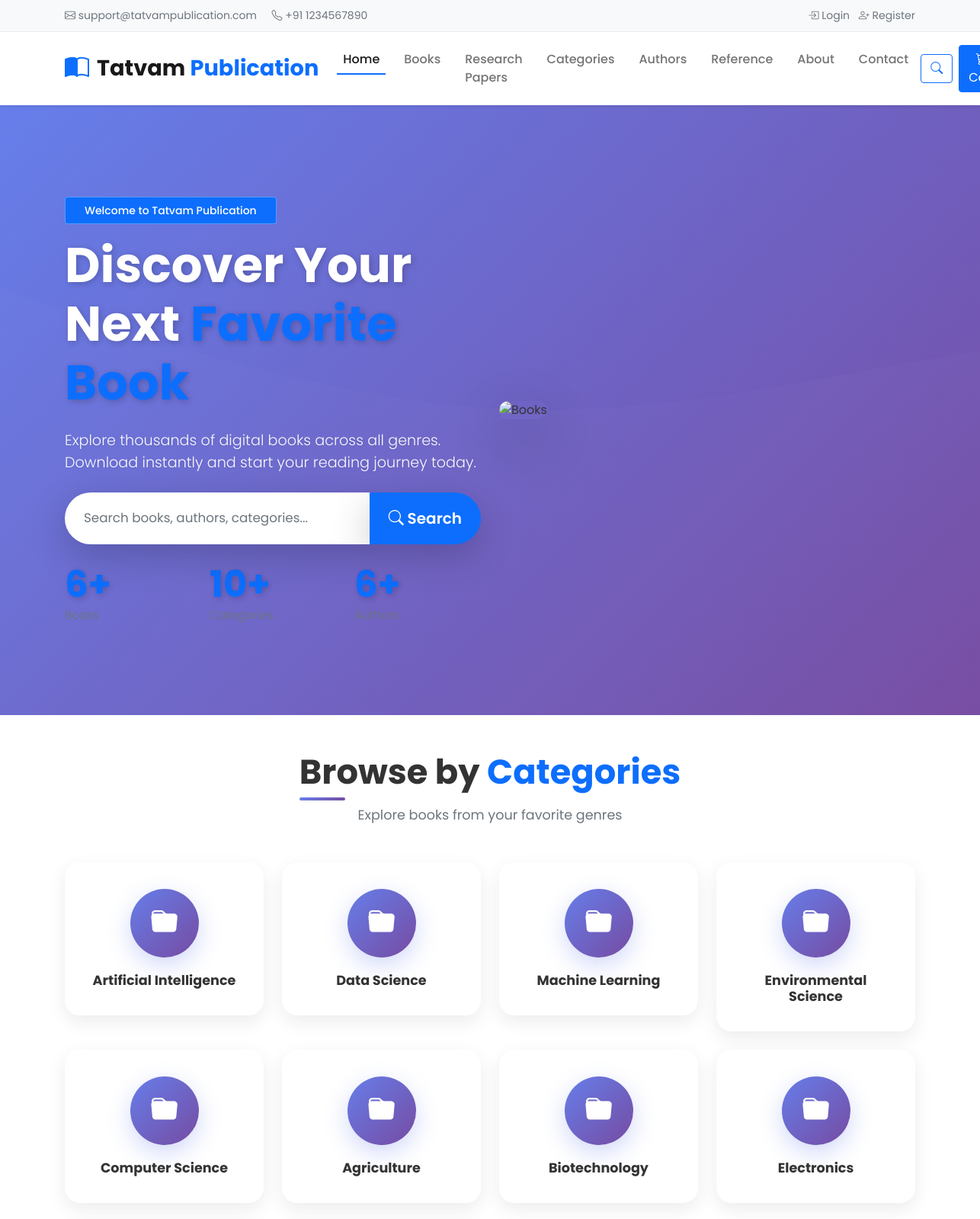
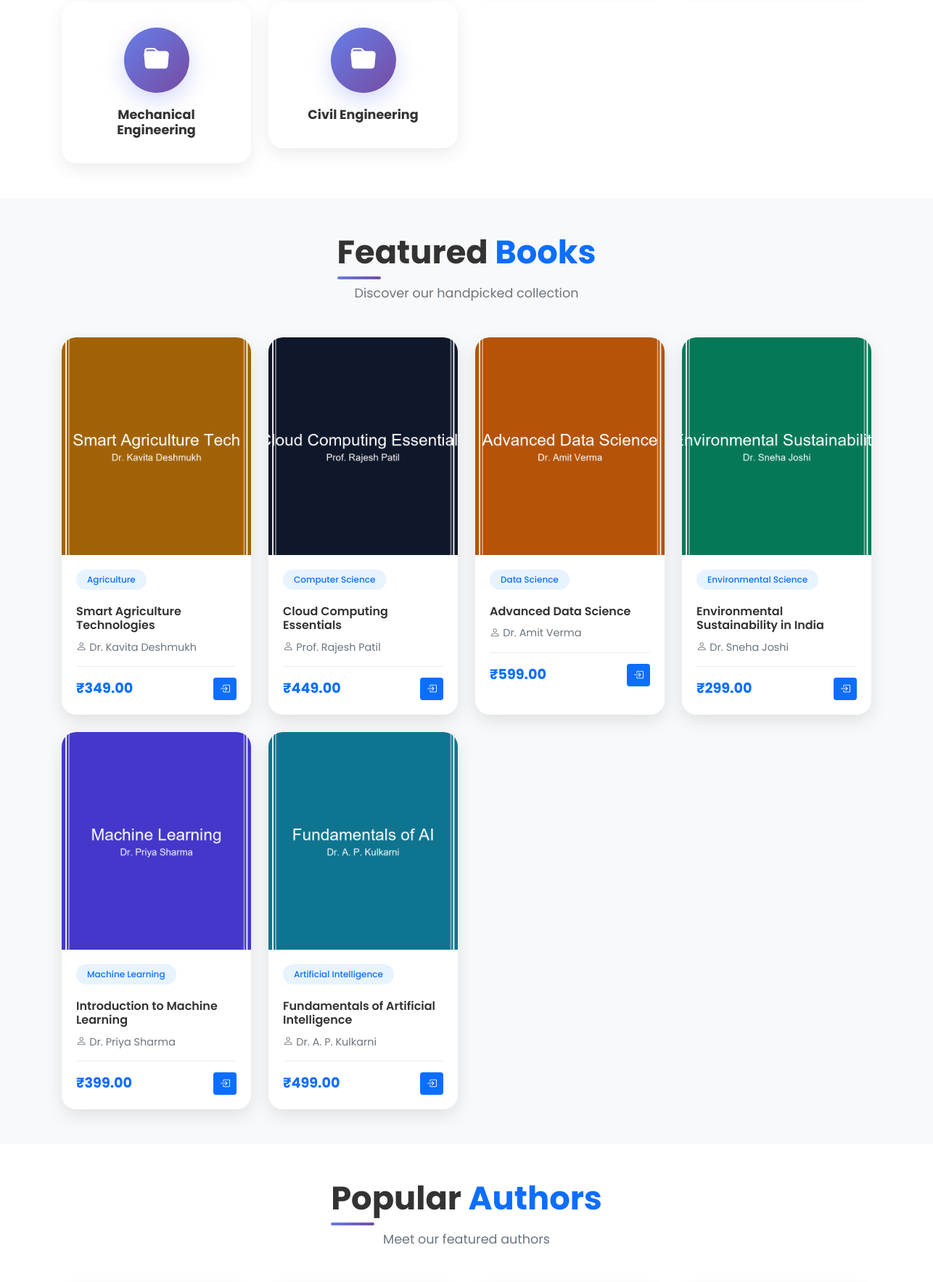
The page / (upper part) on the database its author committed (2 pictures, top to bottom).
### tables this page shows
CREATE TABLE IF NOT EXISTS `categories` (
  `id` INT(11) NOT NULL AUTO_INCREMENT,
  `name` VARCHAR(191) NOT NULL,
  `created_at` TIMESTAMP DEFAULT CURRENT_TIMESTAMP,
  PRIMARY KEY (`id`),
  UNIQUE KEY `idx_categories_name` (`name`)
);

CREATE TABLE IF NOT EXISTS `books` (
  `id` INT(11) NOT NULL AUTO_INCREMENT,
  `title` VARCHAR(255) NOT NULL,
  `subtitle` VARCHAR(255) DEFAULT NULL,
  `author_id` INT(11) NOT NULL,
  `description` TEXT NOT NULL,
  `category_id` INT(11) NOT NULL,
  `cover` VARCHAR(255) NOT NULL,
  `file` VARCHAR(255) NOT NULL,
  `preview_file` VARCHAR(255) DEFAULT NULL,
  `isbn` VARCHAR(50) DEFAULT NULL,
  `doi` VARCHAR(100) DEFAULT NULL,
  `pages` INT(11) DEFAULT NULL,
  `format` ENUM('Paperback','eBook') DEFAULT 'eBook',
  `language` VARCHAR(50) DEFAULT 'English',
  `edition` VARCHAR(50) DEFAULT '1st Edition',
  `keywords` TEXT DEFAULT NULL,
  `publication_date` DATE DEFAULT NULL,
  `price` DECIMAL(10,2) NOT NULL DEFAULT '0.00',
  `status` ENUM('Draft','Pending','Approved','Rejected','Published') NOT NULL DEFAULT 'Published',
  `content_type` ENUM('book','research_paper') NOT NULL DEFAULT 'book',
  `created_by` INT(11) DEFAULT NULL,
  `approved_by` INT(11) DEFAULT NULL,
  `approved_at` TIMESTAMP NULL DEFAULT NULL,
  `created_at` TIMESTAMP DEFAULT CURRENT_TIMESTAMP,
  `updated_at` TIMESTAMP DEFAULT CURRENT_TIMESTAMP ON UPDATE CURRENT_TIMESTAMP,
  PRIMARY KEY (`id`),
  KEY `idx_books_author` (`author_id`),
  KEY `idx_books_category` (`category_id`),
  KEY `idx_books_status` (`status`),
  KEY `idx_books_content_type` (`content_type`),
  CONSTRAINT `fk_books_author` FOREIGN KEY (`author_id`) REFERENCES `authors` (`id`) ON DELETE CASCADE ON UPDATE CASCADE,
  CONSTRAINT `fk_books_category` FOREIGN KEY (`category_id`) REFERENCES `categories` (`id`) ON UPDATE CASCADE
);

CREATE TABLE IF NOT EXISTS `authors` (
  `id` INT(11) NOT NULL AUTO_INCREMENT,
  `user_id` INT(11) DEFAULT NULL,
  `name` VARCHAR(255) NOT NULL,
  `photo` VARCHAR(255) DEFAULT NULL,
  `about` TEXT DEFAULT NULL,
  `qualification` VARCHAR(255) DEFAULT NULL,
  `designation` VARCHAR(255) DEFAULT NULL,
  `organization` VARCHAR(255) DEFAULT NULL,
  `contact` VARCHAR(255) DEFAULT NULL,
  `created_at` TIMESTAMP DEFAULT CURRENT_TIMESTAMP,
  `updated_at` TIMESTAMP DEFAULT CURRENT_TIMESTAMP ON UPDATE CURRENT_TIMESTAMP,
  PRIMARY KEY (`id`),
  KEY `idx_authors_user_id` (`user_id`),
  CONSTRAINT `fk_author_user` FOREIGN KEY (`user_id`) REFERENCES `users` (`id`) ON DELETE SET NULL ON UPDATE CASCADE
);

### php/func-book.php (called while the page is built, shortened)
<?php
function get_all_books($con){
   $sql  = "SELECT * FROM books ORDER bY id DESC";
   $stmt = $con->prepare($sql);
   $stmt->execute();
   if ($stmt->rowCount() > 0) {
   	  $books = $stmt->fetchAll();
   }else {
      $books = 0;
   }
   return $books;
}

### php/func-category.php (called while the page is built, shortened)
<?php
function get_all_categories($con){
   $sql  = "SELECT * FROM categories";
   $stmt = $con->prepare($sql);
   $stmt->execute();
   if ($stmt->rowCount() > 0) {
   	  $categories = $stmt->fetchAll();
   }else {
      $categories = 0;
   }
   return $categories;
}

### php/func-author.php (called while the page is built, shortened)
<?php
function get_all_author($con){
   $sql  = "SELECT * FROM authors";
   $stmt = $con->prepare($sql);
   $stmt->execute();
   if ($stmt->rowCount() > 0) {
   	  $authors = $stmt->fetchAll();
   }else {
      $authors = 0;
   }
   return $authors;
}

### index.php (the view, shortened to what this page needs)
<?php
include "db_conn.php";
include "php/func-book.php";
$books = get_all_books($conn);
include "php/func-author.php";
$authors = get_all_author($conn);
include "php/func-category.php";
$categories = get_all_categories($conn);
$cart_count = 0;
?>
<!DOCTYPE html>
<html lang="en">
<head>
	<link href="https://cdn.jsdelivr.net/npm/bootstrap@5.1.1/dist/css/bootstrap.min.css" rel="stylesheet">
	<link rel="stylesheet" href="https://cdn.jsdelivr.net/npm/bootstrap-icons@1.10.0/font/bootstrap-icons.css">
	<link rel="stylesheet" href="css/style.css">
</head>
<body>
	<div class="top-bar">
		<div class="container">
			<div class="d-flex justify-content-between align-items-center">
				<div class="top-info">
					<i class="bi bi-envelope"></i> support@tatvampublication.com
					<span class="ms-3"><i class="bi bi-telephone"></i> +91 1234567890</span>
				</div>
				<div class="top-links">
					<?php if (isset($_SESSION['user_id'])) {
						if (isset($_SESSION['user_type']) && $_SESSION['user_type'] == 'customer') { ?>
							<a href="my-book-requests.php"><i class="bi bi-file-earmark-text"></i> My Submissions</a>
							<a href="my-orders.php" class="ms-2"><i class="bi bi-bag-check"></i> My Orders</a>
							<a href="user-profile.php" class="ms-2"><i class="bi bi-person-circle"></i> <?=$_SESSION['user_name']?></a>
							<a href="php/user-logout.php" class="ms-2"><i class="bi bi-box-arrow-right"></i> Logout</a>
						<?php } else { ?>
							<a href="admin.php"><i class="bi bi-speedometer2"></i> Dashboard</a>
						<?php }
					}else{ ?>
						<a href="user-login.php"><i class="bi bi-box-arrow-in-right"></i> Login</a>
						<a href="register.php" class="ms-2"><i class="bi bi-person-plus"></i> Register</a>
					<?php } ?>
				</div>
			</div>
		</div>
	</div>
	<nav class="navbar navbar-expand-lg navbar-light bg-white sticky-top shadow-sm">
		<div class="container">
			<a class="navbar-brand" href="index.php">
				<i class="bi bi-book-half text-primary"></i>
				<span class="brand-text">Tatvam <span class="text-primary">Publication</span></span>
			</a>
			<div class="collapse navbar-collapse" id="navbarMain">
				<ul class="navbar-nav mx-auto">
					<li class="nav-item"><a class="nav-link active" href="index.php">Home</a></li>
					<li class="nav-item"><a class="nav-link" href="books.php">Books</a></li>
					<li class="nav-item"><a class="nav-link" href="books.php?type=research_paper">Research Papers</a></li>
					<li class="nav-item"><a class="nav-link" href="categories.php">Categories</a></li>
					<li class="nav-item"><a class="nav-link" href="authors.php">Authors</a></li>
					<li class="nav-item"><a class="nav-link" href="reference.php">Reference</a></li>
					<li class="nav-item"><a class="nav-link" href="about.php">About</a></li>
					<li class="nav-item"><a class="nav-link" href="contact.php">Contact</a></li>
				</ul>
				<div class="d-flex align-items-center">
					<button class="btn btn-outline-primary me-2"><i class="bi bi-search"></i></button>
					<?php if (isset($_SESSION['user_id']) && isset($_SESSION['user_type']) && $_SESSION['user_type'] == 'customer') { ?>
						<a href="cart.php" class="btn btn-primary position-relative">
							<i class="bi bi-cart3"></i> Cart
							<?php if ($cart_count > 0) { ?>
								<span class="position-absolute top-0 start-100 translate-middle badge rounded-pill bg-danger">
									<?=$cart_count?>
								</span>
							<?php } ?>
						</a>
					<?php } else { ?>
						<a href="user-login.php" class="btn btn-primary"><i class="bi bi-cart3"></i> Cart</a>
					<?php } ?>
				</div>
			</div>
		</div>
	</nav>
	<section class="hero-section">
		<div class="container">
			<div class="row align-items-center">
				<div class="col-lg-6">
					<div class="hero-content">
						<span class="badge bg-primary mb-3">Welcome to Tatvam Publication</span>
						<h1 class="display-3 fw-bold mb-4">Discover Your Next <span class="text-primary">Favorite Book</span></h1>
						<p class="lead mb-4">Explore thousands of digital books across all genres. Download instantly and start your reading journey today.</p>
						<div class="hero-search">
							<form action="search.php" method="get">
								<div class="input-group input-group-lg">
									<input type="text" class="form-control" name="key" placeholder="Search books, authors, categories...">
									<button class="btn btn-primary px-4" type="submit"><i class="bi bi-search"></i> Search</button>
								</div>
							</form>
						</div>
						<div class="hero-stats mt-4">
							<div class="row">
								<div class="col-4">
									<h3 class="fw-bold text-primary"><?=is_array($books) ? count($books) : 0?>+</h3>
									<p class="text-muted mb-0">Books</p>
								</div>
								<div class="col-4">
									<h3 class="fw-bold text-primary"><?=is_array($categories) ? count($categories) : 0?>+</h3>
									<p class="text-muted mb-0">Categories</p>
								</div>
								<div class="col-4">
									<h3 class="fw-bold text-primary"><?=is_array($authors) ? count($authors) : 0?>+</h3>
									<p class="text-muted mb-0">Authors</p>
								</div>
							</div>
						</div>
					</div>
				</div>
				<div class="col-lg-6">
					<div class="hero-image">
						<img src="https://images.unsplash.com/photo-1512820790803-83ca734da794?w=600" alt="Books" class="img-fluid">
					</div>
				</div>
			</div>
		</div>
	</section>
	<section class="categories-section py-5" id="categories">
		<div class="container">
			<div class="section-header text-center mb-5">
				<h2 class="fw-bold">Browse by <span class="text-primary">Categories</span></h2>
				<p class="text-muted">Explore books from your favorite genres</p>
			</div>
			<div class="row g-4">
				<?php if ($categories != 0) {
					foreach ($categories as $category) { ?>
				<div class="col-6 col-md-4 col-lg-3">
					<a href="category.php?id=<?=$category['id']?>" class="category-card">
						<div class="category-icon">
							<i class="bi bi-folder-fill"></i>
						</div>
						<h5><?=$category['name']?></h5>
					</a>
				</div>
				<?php }} ?>
			</div>
		</div>
	</section>
	<section class="books-section py-5 bg-light" id="books">
		<div class="container">
			<div class="section-header text-center mb-5">
				<h2 class="fw-bold">Featured <span class="text-primary">Books</span></h2>
				<p class="text-muted">Discover our handpicked collection</p>
			</div>
			<?php if ($books == 0){ ?>
				<div class="text-center py-5">
					<i class="bi bi-inbox display-1 text-muted"></i>
					<h4 class="mt-3 text-muted">No books available yet</h4>
					<p class="text-muted">Check back soon for new additions</p>
				</div>
			<?php }else{ ?>
				<div class="row g-4">
					<?php foreach ($books as $book) { ?>
					<div class="col-6 col-md-4 col-lg-3">
						<div class="book-card">
							<div class="book-image">
								<img src="uploads/cover/<?=$book['cover']?>" alt="<?=$book['title']?>" onerror="this.src='img/default-book.png'">
							</div>
							<div class="book-info">
								<span class="book-category">
									<?php foreach($categories as $category){
										if ($category['id'] == $book['category_id']) {
											echo $category['name'];
											break;
										}
									} ?>
								</span>
								<h5 class="book-title"><?=$book['title']?></h5>
								<p class="book-author">
									<i class="bi bi-person"></i>
									<?php foreach($authors as $author){
										if ($author['id'] == $book['author_id']) {
											echo $author['name'];
											break;
										}
									} ?>
								</p>
								<div class="book-footer">
									<?php if ($book['price'] > 0) { ?>
										<span class="book-price">₹<?=number_format($book['price'], 2)?></span>
									<?php } else { ?>
										<span class="book-price">Free</span>
									<?php } ?>
									<?php if (isset($_SESSION['user_id'])) {
										if (is_in_cart($conn, $_SESSION['user_id'], $book['id'])) { ?>
											<a href="cart.php" class="btn btn-sm btn-secondary"><i class="bi bi-cart-check"></i></a>
										<?php } else { ?>
											<a href="php/add-to-cart.php?book_id=<?=$book['id']?>" class="btn btn-sm btn-primary"><i class="bi bi-cart-plus"></i></a>
										<?php }
									} else { ?>
										<a href="user-login.php" class="btn btn-sm btn-primary"><i class="bi bi-box-arrow-in-right"></i></a>
									<?php } ?>
								</div>
							</div>
						</div>
					</div>
					<?php } ?>
				</div>
			<?php } ?>
		</div>
	</section>
	<section class="authors-section py-5">
		<div class="container">
			<div class="section-header text-center mb-5">
				<h2 class="fw-bold">Popular <span class="text-primary">Authors</span></h2>
				<p class="text-muted">Meet our featured authors</p>
			</div>
			<div class="row g-4">
			</div>
		</div>
	</section>
</body>
</html>

### rows shown on the page
categories: name "Artificial Intelligence"
categories: name "Data Science"
categories: name "Machine Learning"
categories: name "Environmental Science"
categories: name "Computer Science"
categories: name "Agriculture"
categories: name "Biotechnology"
categories: name "Electronics"
categories: name "Mechanical Engineering"
categories: name "Civil Engineering"
books: cover (picture), title "Smart Agriculture Technologies", price "349.00"
authors: name "Dr. Kavita Deshmukh"
books: cover (picture), title "Cloud Computing Essentials", price "449.00"
authors: name "Prof. Rajesh Patil"
books: cover (picture), title "Advanced Data Science", price "599.00"
authors: name "Dr. Amit Verma"
books: cover (picture), title "Environmental Sustainability in India", price "299.00"
authors: name "Dr. Sneha Joshi"
books: cover (picture), title "Introduction to Machine Learning", price "399.00"
authors: name "Dr. Priya Sharma"
books: cover (picture), title "Fundamentals of Artificial Intelligence", price "499.00"
authors: name "Dr. A. P. Kulkarni"

### other values the page prints
count($books) "6"
count($categories) "10"
count($authors) "6"
